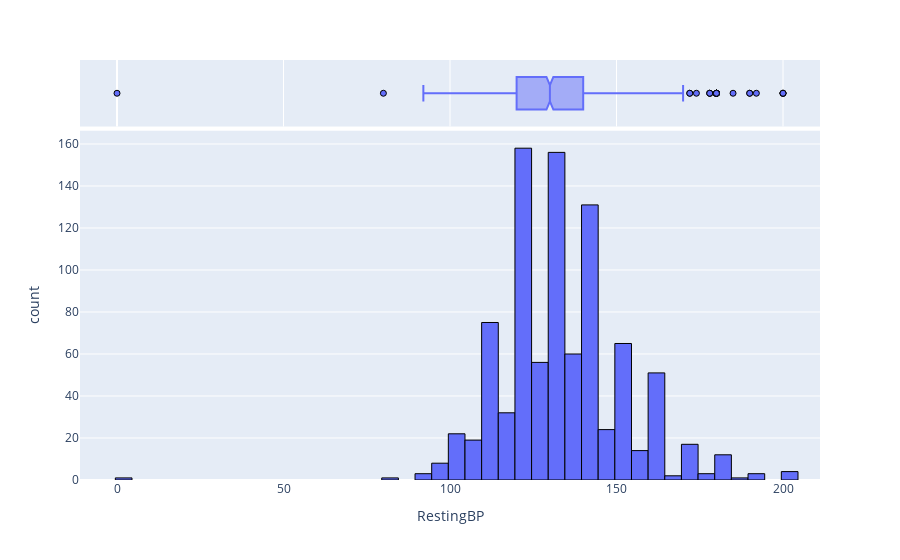

Notebook code for this chart:
### Code cell
fig = px.histogram(heart_df, x='RestingBP', marginal='box')
fig.update_traces(marker_line_width=1, marker_line_color="black")
fig.show()

### Figure 1 — Plotly figure (JSON) as saved in the notebook; plotly's stock layout.template omitted (floating-point values rounded to 4 significant figures; data arrays with more than 128 entries replaced by an {"elided": "..."} marker saying what was removed)
{"data": [{"alignmentgroup": "True", "bingroup": "x", "hovertemplate": "RestingBP=%{x}<br>count=%{y}<extra></extra>", "legendgroup": "", "marker": {"color": "#636efa", "line": {"color": "black", "width": 1}, "pattern": {"shape": ""}}, "name": "", "offsetgroup": "", "orientation": "v", "showlegend": false, "type": "histogram", "x": {"elided": "918 int values"}, "xaxis": "x", "yaxis": "y"}, {"alignmentgroup": "True", "hovertemplate": "RestingBP=%{x}<extra></extra>", "legendgroup": "", "marker": {"color": "#636efa", "line": {"color": "black", "width": 1}}, "name": "", "notched": true, "offsetgroup": "", "showlegend": false, "type": "box", "x": {"elided": "918 int values"}, "xaxis": "x2", "yaxis": "y2"}], "layout": {"barmode": "relative", "legend": {"tracegroupgap": 0}, "margin": {"t": 60}, "xaxis": {"anchor": "y", "domain": [0, 1], "title": {"text": "RestingBP"}}, "xaxis2": {"anchor": "y2", "domain": [0, 1], "matches": "x", "showgrid": true, "showticklabels": false}, "yaxis": {"anchor": "x", "domain": [0, 0.8316], "title": {"text": "count"}}, "yaxis2": {"anchor": "x2", "domain": [0.8416, 1], "matches": "y2", "showgrid": false, "showline": false, "showticklabels": false, "ticks": ""}}}
